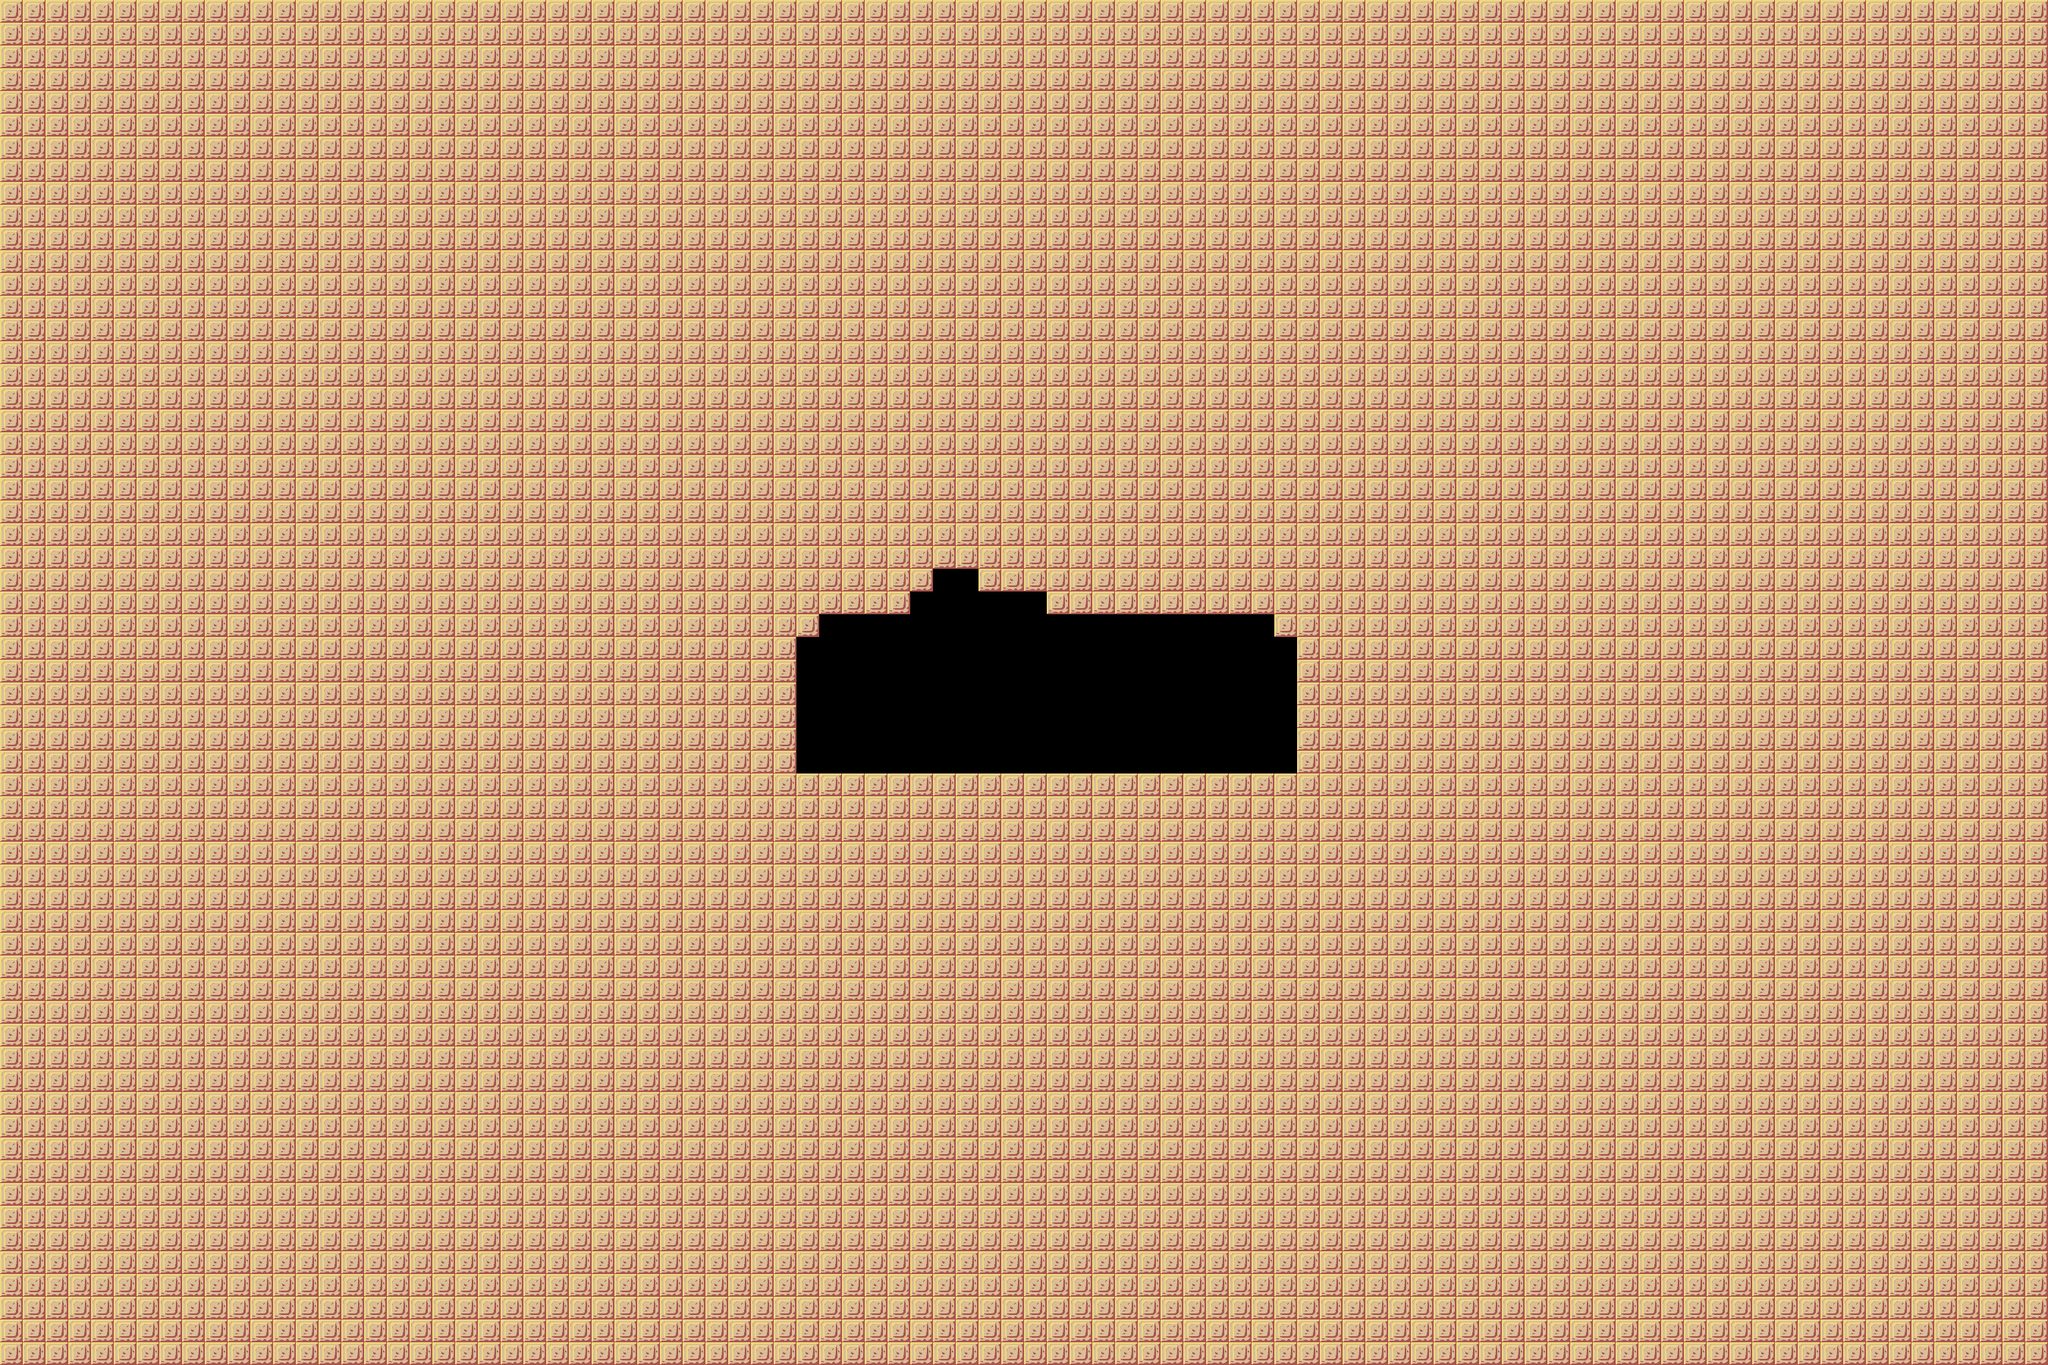

A level layout from a 2D game, rendered from its tile map. Below: a short description, then the map file with tile-grid data replaced by summaries:
An orthogonal 90x60 tile map with 30x30 px tiles, 1 tile layer (Tile Layer 1), 2 tilesets.

<map version="1.0" tiledversion="2017.06.27" orientation="orthogonal" renderorder="right-down" width="90" height="60" tilewidth="30" tileheight="30" nextobjectid="1">
 <tileset firstgid="1" source="tiles.tsx" />
 <tileset firstgid="4" source="tiles.tsx" />
 <layer name="Tile Layer 1" width="90" height="60">
  <data>[5400 cells, 5240 non-empty, 1 distinct tile ids]</data>
 </layer>
</map>
